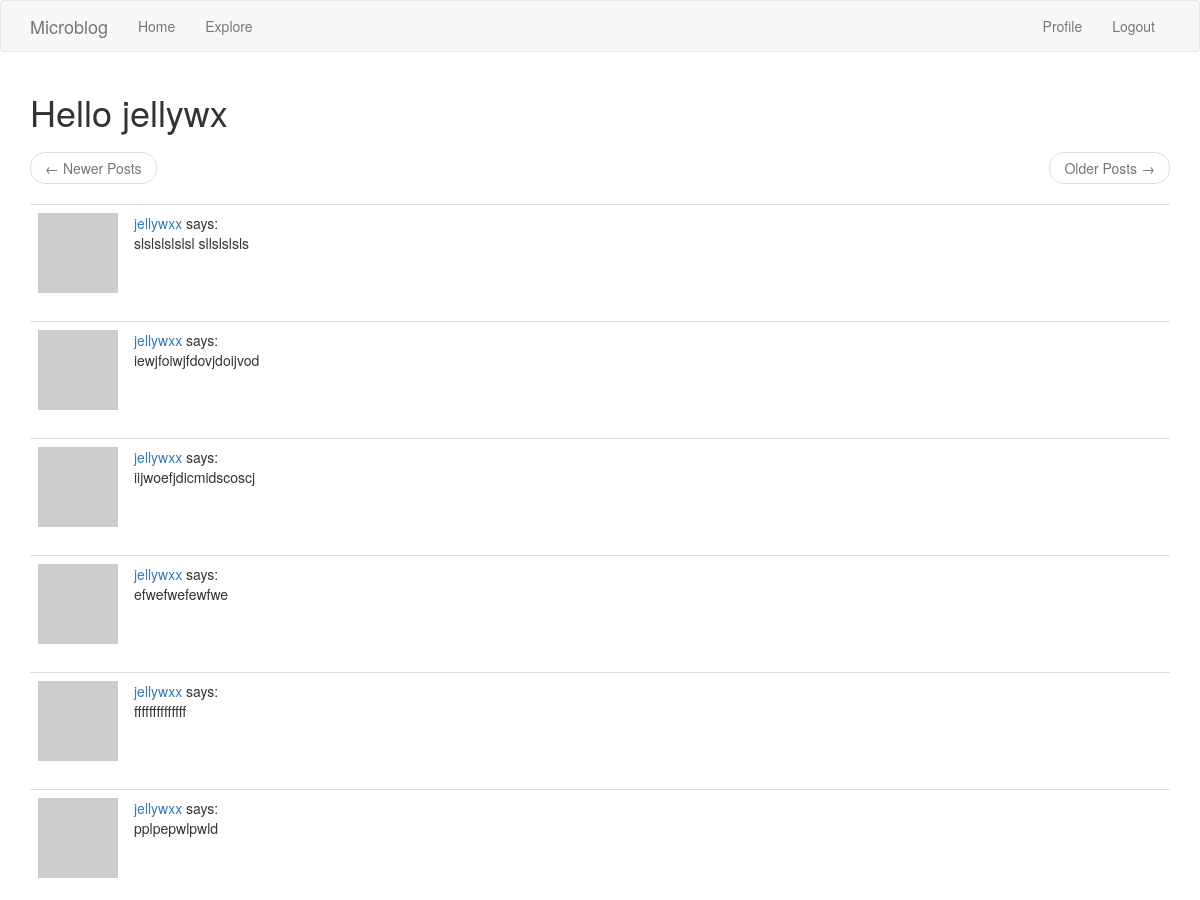
Page /explore (signed in, upper part) on the earlier database version.
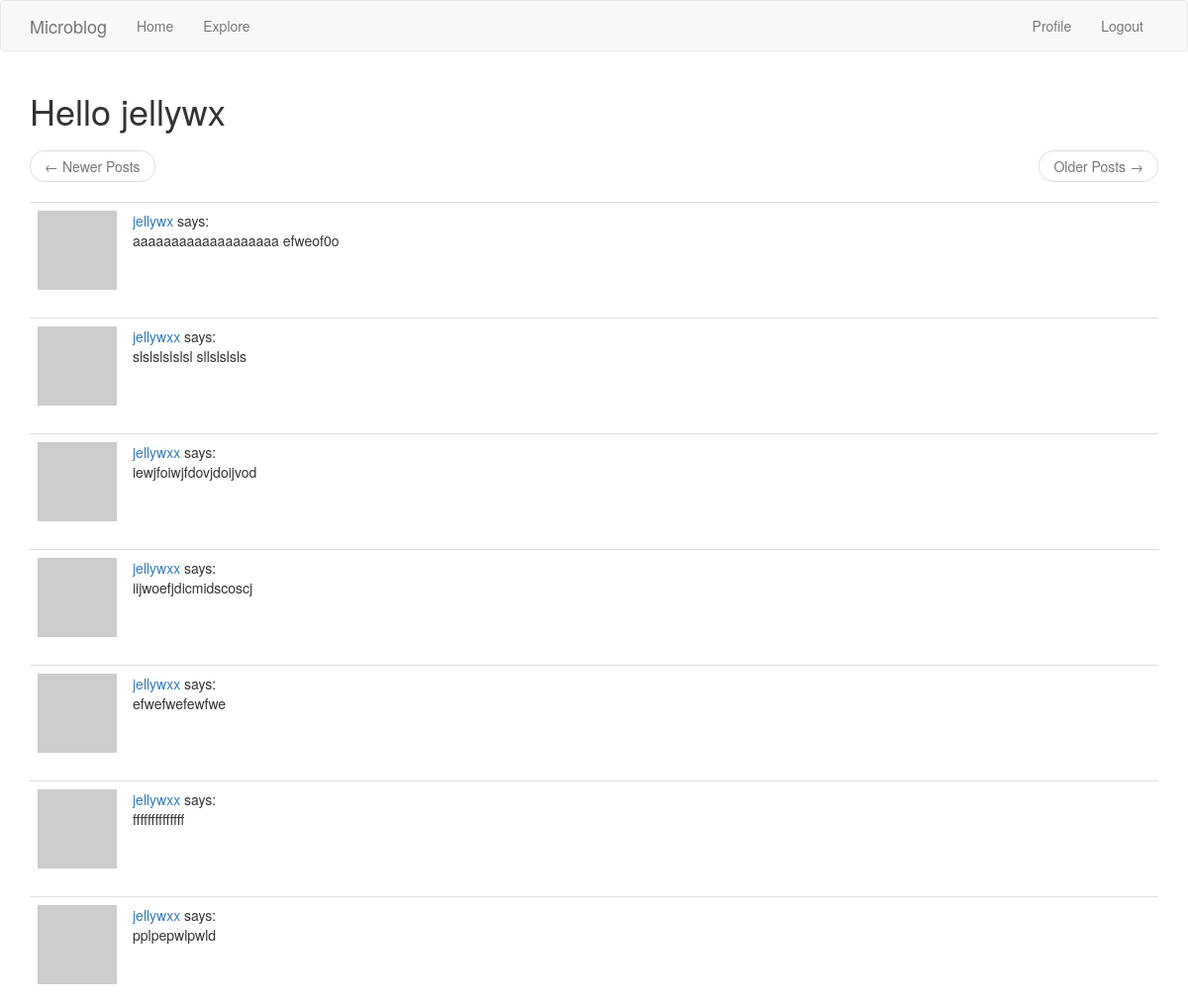
Same page on the later database version.
### app/models.py (models this page shows, shortened)
class User(UserMixin, db.Model):
    id = db.Column(db.Integer, primary_key=True)
    username = db.Column(db.String(64), index=True, unique=True)
    email = db.Column(db.String(120), index=True, unique=True)
    password_hash = db.Column(db.String(128))
    about_me = db.Column(db.String(140))
    last_seen = db.Column(db.DateTime, default=datetime.utcnow)
    posts = db.relationship('Post', backref='author', lazy='dynamic')
    followed = db.relationship(
        'User', secondary=followers,
        primaryjoin=(followers.c.follower_id == id),
        secondaryjoin=(followers.c.followed_id == id),
        backref=db.backref('followers', lazy='dynamic'), lazy='dynamic'
    )
    def avatar(self, size=80):
        digest = md5(self.email.lower().encode('utf-8')).hexdigest()
        return 'https://www.gravatar.com/avatar/{}?d=identicon&s={}'.format(digest, size)

class Post(db.Model):
    id = db.Column(db.Integer, primary_key=True)
    body = db.Column(db.String(140))
    timestamp = db.Column(db.DateTime, index=True, default=datetime.utcnow)
    user_id = db.Column(db.Integer, db.ForeignKey('user.id'))

### app/routes.py (the view)
@app.route('/explore')
@login_required
def explore():
    page = request.args.get('page', 1, type=int)
    posts = Post.query.order_by(Post.timestamp.desc()).paginate(page, app.config['POSTS_PER_PAGE'], False)
    next_url = url_for('explore', page=posts.next_num) if posts.has_next else None
    prev_url = url_for('explore', page=posts.prev_num) if posts.has_prev else None
    return render_template('index.html', title='Explore', posts=posts.items, user=current_user, next_url=next_url, prev_url=prev_url)

### app/models.py (called while the page is built)
@login.user_loader
def load_user(id):
    return User.query.get(int(id))

### app/routes.py (called while the page is built)
@app.before_request
def before_request():
    if current_user.is_authenticated:
        current_user.last_seen = datetime.utcnow()
        db.session.commit()

### app/templates/index.html (shortened to what this page needs)
{% extends "base.html" %}
{% import 'bootstrap/wtf.html' as wtf %}
{% block app_content %}
  <h1>Hello {{ user.username }}</h1>
  {% include "_view.html" %}
{% endblock %}

### app/templates/base.html (shortened to what this page needs)
{% extends "bootstrap/base.html" %}
{% block navbar %}
  <nav class="navbar navbar-default">
    <div class="container">
        <div class="navbar-header">
            <a class="navbar-brand" href="{{ url_for('index') }}">Microblog</a>
        </div>
        <div class="collapse navbar-collapse" id="bs-example-navbar-collapse-1">
            <ul class="nav navbar-nav">
                <li><a href="{{ url_for('index') }}">Home</a></li>
                <li><a href="{{ url_for('explore') }}">Explore</a></li>
            </ul>
            <ul class="nav navbar-nav navbar-right">
                {% if current_user.is_anonymous %}
                <li><a href="{{ url_for('login') }}">Login</a></li>
                <li><a href="{{ url_for('register') }}">Register</a></li>
                {% else %}
                <li><a href="{{ url_for('user', username=current_user.username) }}">Profile</a></li>
                <li><a href="{{ url_for('logout') }}">Logout</a></li>
                {% endif %}
            </ul>
        </div>
    </div>
  </nav>
{% endblock %}
{% block content %}
  <div class="container">
    {% block app_content %}{% endblock %}
  </div>
{% endblock %}

### app/templates/_view.html (shortened to what this page needs)
<nav aria-label="...">
  <ul class="pager">
    <li class="previous{% if not prev_url %} disabled{% endif %}">
      <a href="{{ prev_url or '#' }}">
        <span aria-hidden="true">&larr;</span> Newer Posts
      </a>
    </li>
    <li class="next{% if not next_url %} disabled{% endif %}">
      <a href="{{ next_url or '#' }}">
        Older Posts <span aria-hidden="true">&rarr;</span>
      </a>
    </li>
  </ul>
</nav>
{% for post in posts %}
  {% include "_post.html" %}
{% endfor %}

### app/templates/_post.html
<table class="table table-hover">
  <tr>
    <td width="70px">
      <a href="{{ url_for('user', username=post.author.username) }}">
        <img src="{{ post.author.avatar(70) }}">
      </a>
    </td>
    <td>
      <a href="{{ url_for('user', username=post.author.username) }}">
        {{ post.author.username }}
      </a>
      says:
      <br>
      {{ post.body }}
    </td>
  </tr>
</table>

Differences in the rows shown:
added Post: author.username "jellywx", body "aaaaaaaaaaaaaaaaaaa efweof0o"
